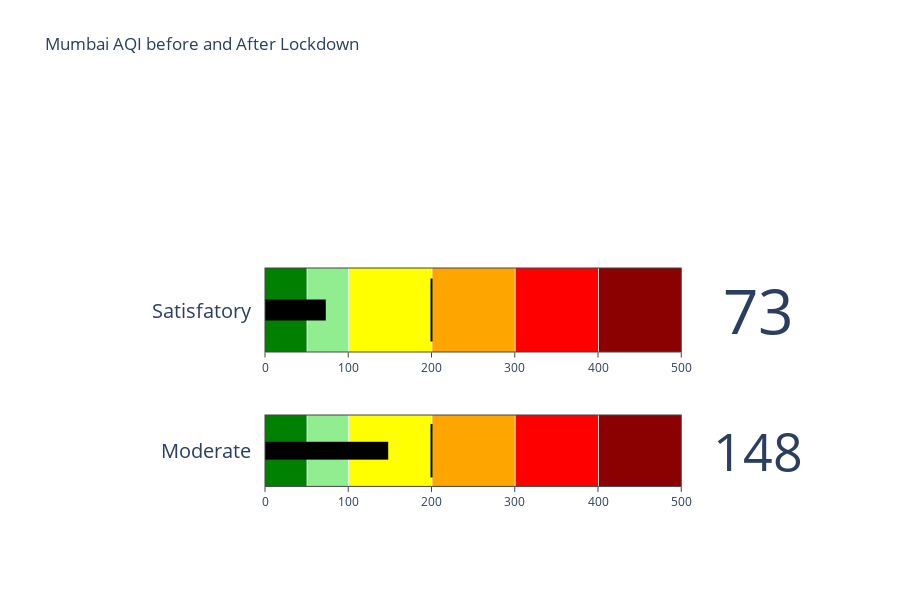

Here is the notebook cell this chart was saved with:
### Code cell
gauge(aqi_value_before = 148,aqi_value_after = 73,aqi_bucket_before = 'Moderate',aqi_bucket_after = 'Satisfatory',title = 'Mumbai AQI before and After Lockdown')

### Figure 1 — Plotly figure (JSON) as saved in the notebook; plotly's stock layout.template omitted (floating-point values rounded to 4 significant figures)
{"data": [{"domain": {"x": [0.25, 1], "y": [0.08, 0.25]}, "gauge": {"axis": {"range": [null, 500]}, "bar": {"color": "black"}, "shape": "bullet", "steps": [{"color": "green", "range": [0, 50]}, {"color": "lightgreen", "range": [51, 100]}, {"color": "yellow", "range": [101, 200]}, {"color": "orange", "range": [201, 300]}, {"color": "red", "range": [301, 400]}, {"color": "darkred", "range": [401, 500]}], "threshold": {"line": {"color": "black", "width": 2}, "thickness": 0.75, "value": 200}}, "mode": "number+gauge", "title": {"text": "Moderate"}, "type": "indicator", "value": 148}, {"domain": {"x": [0.25, 1], "y": [0.4, 0.6]}, "gauge": {"axis": {"range": [null, 500]}, "bar": {"color": "black"}, "shape": "bullet", "steps": [{"color": "green", "range": [0, 50]}, {"color": "lightgreen", "range": [51, 100]}, {"color": "yellow", "range": [101, 200]}, {"color": "orange", "range": [201, 300]}, {"color": "red", "range": [301, 400]}, {"color": "darkred", "range": [401, 500]}], "threshold": {"line": {"color": "black", "width": 2}, "thickness": 0.75, "value": 200}}, "mode": "number+gauge", "title": {"text": "Satisfatory"}, "type": "indicator", "value": 73}], "layout": {"height": 600, "title": {"text": "Mumbai AQI before and After Lockdown"}}}
